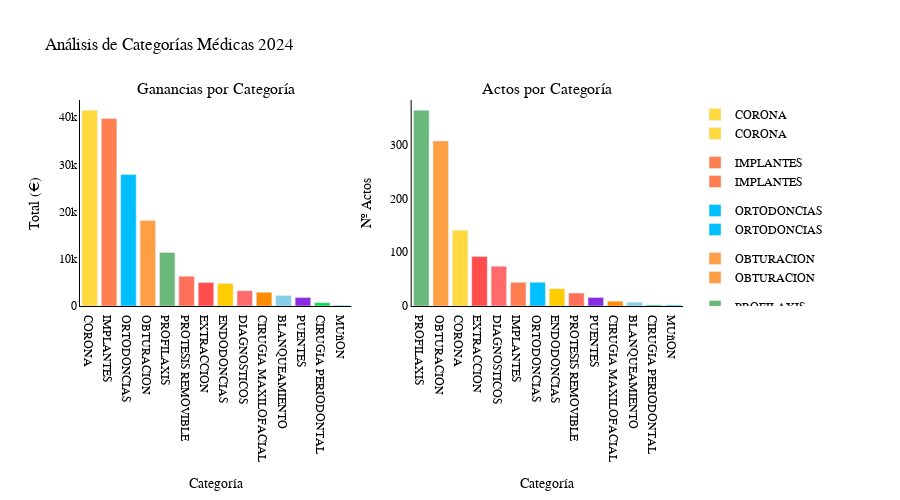

The cell this chart's notebook holds for it:
### Code cell
#COMPARATIVA NUMERO DE ACTOS Y GANANCIAS TOTALES SEGUN CATEGORIA MEDICA

### Figure 1 — Plotly figure (JSON) as saved in the notebook; plotly's stock layout.template omitted (floating-point values rounded to 4 significant figures)
{"data": [{"hovertemplate": "Categoría=%{x}<br>Total (€)=%{y}<extra></extra>", "legendgroup": "CORONA", "marker": {"color": "#FFD93D", "pattern": {"shape": ""}}, "name": "CORONA", "orientation": "v", "showlegend": true, "textposition": "auto", "type": "bar", "x": ["CORONA"], "xaxis": "x", "y": [41475], "yaxis": "y"}, {"hovertemplate": "Categoría=%{x}<br>Total (€)=%{y}<extra></extra>", "legendgroup": "IMPLANTES", "marker": {"color": "#FF7F50", "pattern": {"shape": ""}}, "name": "IMPLANTES", "orientation": "v", "showlegend": true, "textposition": "auto", "type": "bar", "x": ["IMPLANTES"], "xaxis": "x", "y": [39750], "yaxis": "y"}, {"hovertemplate": "Categoría=%{x}<br>Total (€)=%{y}<extra></extra>", "legendgroup": "ORTODONCIAS", "marker": {"color": "#00BFFF", "pattern": {"shape": ""}}, "name": "ORTODONCIAS", "orientation": "v", "showlegend": true, "textposition": "auto", "type": "bar", "x": ["ORTODONCIAS"], "xaxis": "x", "y": [27849], "yaxis": "y"}, {"hovertemplate": "Categoría=%{x}<br>Total (€)=%{y}<extra></extra>", "legendgroup": "OBTURACION", "marker": {"color": "#FF9F43", "pattern": {"shape": ""}}, "name": "OBTURACION", "orientation": "v", "showlegend": true, "textposition": "auto", "type": "bar", "x": ["OBTURACION"], "xaxis": "x", "y": [18143], "yaxis": "y"}, {"hovertemplate": "Categoría=%{x}<br>Total (€)=%{y}<extra></extra>", "legendgroup": "PROFILAXIS", "marker": {"color": "#6BB97A", "pattern": {"shape": ""}}, "name": "PROFILAXIS", "orientation": "v", "showlegend": true, "textposition": "auto", "type": "bar", "x": ["PROFILAXIS"], "xaxis": "x", "y": [11331], "yaxis": "y"}, {"hovertemplate": "Categoría=%{x}<br>Total (€)=%{y}<extra></extra>", "legendgroup": "PROTESIS REMOVIBLE", "marker": {"color": "#FF6F59", "pattern": {"shape": ""}}, "name": "PROTESIS REMOVIBLE", "orientation": "v", "showlegend": true, "textposition": "auto", "type": "bar", "x": ["PROTESIS REMOVIBLE"], "xaxis": "x", "y": [6298], "yaxis": "y"}, {"hovertemplate": "Categoría=%{x}<br>Total (€)=%{y}<extra></extra>", "legendgroup": "EXTRACCION", "marker": {"color": "#FF4D4D", "pattern": {"shape": ""}}, "name": "EXTRACCION", "orientation": "v", "showlegend": true, "textposition": "auto", "type": "bar", "x": ["EXTRACCION"], "xaxis": "x", "y": [4998], "yaxis": "y"}, {"hovertemplate": "Categoría=%{x}<br>Total (€)=%{y}<extra></extra>", "legendgroup": "ENDODONCIAS", "marker": {"color": "#FFCD00", "pattern": {"shape": ""}}, "name": "ENDODONCIAS", "orientation": "v", "showlegend": true, "textposition": "auto", "type": "bar", "x": ["ENDODONCIAS"], "xaxis": "x", "y": [4793], "yaxis": "y"}, {"hovertemplate": "Categoría=%{x}<br>Total (€)=%{y}<extra></extra>", "legendgroup": "DIAGNOSTICOS", "marker": {"color": "#FF6B6B", "pattern": {"shape": ""}}, "name": "DIAGNOSTICOS", "orientation": "v", "showlegend": true, "textposition": "auto", "type": "bar", "x": ["DIAGNOSTICOS"], "xaxis": "x", "y": [3248], "yaxis": "y"}, {"hovertemplate": "Categoría=%{x}<br>Total (€)=%{y}<extra></extra>", "legendgroup": "CIRUGIA MAXILOFACIAL", "marker": {"color": "#FF8C00", "pattern": {"shape": ""}}, "name": "CIRUGIA MAXILOFACIAL", "orientation": "v", "showlegend": true, "textposition": "auto", "type": "bar", "x": ["CIRUGIA MAXILOFACIAL"], "xaxis": "x", "y": [2900], "yaxis": "y"}, {"hovertemplate": "Categoría=%{x}<br>Total (€)=%{y}<extra></extra>", "legendgroup": "BLANQUEAMIENTO", "marker": {"color": "#87CEEB", "pattern": {"shape": ""}}, "name": "BLANQUEAMIENTO", "orientation": "v", "showlegend": true, "textposition": "auto", "type": "bar", "x": ["BLANQUEAMIENTO"], "xaxis": "x", "y": [2210], "yaxis": "y"}, {"hovertemplate": "Categoría=%{x}<br>Total (€)=%{y}<extra></extra>", "legendgroup": "PUENTES", "marker": {"color": "#8A2BE2", "pattern": {"shape": ""}}, "name": "PUENTES", "orientation": "v", "showlegend": true, "textposition": "auto", "type": "bar", "x": ["PUENTES"], "xaxis": "x", "y": [1785], "yaxis": "y"}, {"hovertemplate": "Categoría=%{x}<br>Total (€)=%{y}<extra></extra>", "legendgroup": "CIRUGIA PERIODONTAL", "marker": {"color": "#06DD51", "pattern": {"shape": ""}}, "name": "CIRUGIA PERIODONTAL", "orientation": "v", "showlegend": true, "textposition": "auto", "type": "bar", "x": ["CIRUGIA PERIODONTAL"], "xaxis": "x", "y": [700], "yaxis": "y"}, {"hovertemplate": "Categoría=%{x}<br>Total (€)=%{y}<extra></extra>", "legendgroup": "MUñON", "marker": {"color": "#19d3f3", "pattern": {"shape": ""}}, "name": "MUñON", "orientation": "v", "showlegend": true, "textposition": "auto", "type": "bar", "x": ["MUñON"], "xaxis": "x", "y": [150], "yaxis": "y"}, {"hovertemplate": "Categoría=%{x}<br>Nº Actos=%{y}<extra></extra>", "legendgroup": "PROFILAXIS", "marker": {"color": "#6BB97A", "pattern": {"shape": ""}}, "name": "PROFILAXIS", "orientation": "v", "showlegend": true, "textposition": "auto", "type": "bar", "x": ["PROFILAXIS"], "xaxis": "x2", "y": [364], "yaxis": "y2"}, {"hovertemplate": "Categoría=%{x}<br>Nº Actos=%{y}<extra></extra>", "legendgroup": "OBTURACION", "marker": {"color": "#FF9F43", "pattern": {"shape": ""}}, "name": "OBTURACION", "orientation": "v", "showlegend": true, "textposition": "auto", "type": "bar", "x": ["OBTURACION"], "xaxis": "x2", "y": [307], "yaxis": "y2"}, {"hovertemplate": "Categoría=%{x}<br>Nº Actos=%{y}<extra></extra>", "legendgroup": "CORONA", "marker": {"color": "#FFD93D", "pattern": {"shape": ""}}, "name": "CORONA", "orientation": "v", "showlegend": true, "textposition": "auto", "type": "bar", "x": ["CORONA"], "xaxis": "x2", "y": [141], "yaxis": "y2"}, {"hovertemplate": "Categoría=%{x}<br>Nº Actos=%{y}<extra></extra>", "legendgroup": "EXTRACCION", "marker": {"color": "#FF4D4D", "pattern": {"shape": ""}}, "name": "EXTRACCION", "orientation": "v", "showlegend": true, "textposition": "auto", "type": "bar", "x": ["EXTRACCION"], "xaxis": "x2", "y": [92], "yaxis": "y2"}, {"hovertemplate": "Categoría=%{x}<br>Nº Actos=%{y}<extra></extra>", "legendgroup": "DIAGNOSTICOS", "marker": {"color": "#FF6B6B", "pattern": {"shape": ""}}, "name": "DIAGNOSTICOS", "orientation": "v", "showlegend": true, "textposition": "auto", "type": "bar", "x": ["DIAGNOSTICOS"], "xaxis": "x2", "y": [74], "yaxis": "y2"}, {"hovertemplate": "Categoría=%{x}<br>Nº Actos=%{y}<extra></extra>", "legendgroup": "IMPLANTES", "marker": {"color": "#FF7F50", "pattern": {"shape": ""}}, "name": "IMPLANTES", "orientation": "v", "showlegend": true, "textposition": "auto", "type": "bar", "x": ["IMPLANTES"], "xaxis": "x2", "y": [44], "yaxis": "y2"}, {"hovertemplate": "Categoría=%{x}<br>Nº Actos=%{y}<extra></extra>", "legendgroup": "ORTODONCIAS", "marker": {"color": "#00BFFF", "pattern": {"shape": ""}}, "name": "ORTODONCIAS", "orientation": "v", "showlegend": true, "textposition": "auto", "type": "bar", "x": ["ORTODONCIAS"], "xaxis": "x2", "y": [44], "yaxis": "y2"}, {"hovertemplate": "Categoría=%{x}<br>Nº Actos=%{y}<extra></extra>", "legendgroup": "ENDODONCIAS", "marker": {"color": "#FFCD00", "pattern": {"shape": ""}}, "name": "ENDODONCIAS", "orientation": "v", "showlegend": true, "textposition": "auto", "type": "bar", "x": ["ENDODONCIAS"], "xaxis": "x2", "y": [32], "yaxis": "y2"}, {"hovertemplate": "Categoría=%{x}<br>Nº Actos=%{y}<extra></extra>", "legendgroup": "PROTESIS REMOVIBLE", "marker": {"color": "#FF6F59", "pattern": {"shape": ""}}, "name": "PROTESIS REMOVIBLE", "orientation": "v", "showlegend": true, "textposition": "auto", "type": "bar", "x": ["PROTESIS REMOVIBLE"], "xaxis": "x2", "y": [24], "yaxis": "y2"}, {"hovertemplate": "Categoría=%{x}<br>Nº Actos=%{y}<extra></extra>", "legendgroup": "PUENTES", "marker": {"color": "#8A2BE2", "pattern": {"shape": ""}}, "name": "PUENTES", "orientation": "v", "showlegend": true, "textposition": "auto", "type": "bar", "x": ["PUENTES"], "xaxis": "x2", "y": [16], "yaxis": "y2"}, {"hovertemplate": "Categoría=%{x}<br>Nº Actos=%{y}<extra></extra>", "legendgroup": "CIRUGIA MAXILOFACIAL", "marker": {"color": "#FF8C00", "pattern": {"shape": ""}}, "name": "CIRUGIA MAXILOFACIAL", "orientation": "v", "showlegend": true, "textposition": "auto", "type": "bar", "x": ["CIRUGIA MAXILOFACIAL"], "xaxis": "x2", "y": [9], "yaxis": "y2"}, {"hovertemplate": "Categoría=%{x}<br>Nº Actos=%{y}<extra></extra>", "legendgroup": "BLANQUEAMIENTO", "marker": {"color": "#87CEEB", "pattern": {"shape": ""}}, "name": "BLANQUEAMIENTO", "orientation": "v", "showlegend": true, "textposition": "auto", "type": "bar", "x": ["BLANQUEAMIENTO"], "xaxis": "x2", "y": [7], "yaxis": "y2"}, {"hovertemplate": "Categoría=%{x}<br>Nº Actos=%{y}<extra></extra>", "legendgroup": "CIRUGIA PERIODONTAL", "marker": {"color": "#06DD51", "pattern": {"shape": ""}}, "name": "CIRUGIA PERIODONTAL", "orientation": "v", "showlegend": true, "textposition": "auto", "type": "bar", "x": ["CIRUGIA PERIODONTAL"], "xaxis": "x2", "y": [2], "yaxis": "y2"}, {"hovertemplate": "Categoría=%{x}<br>Nº Actos=%{y}<extra></extra>", "legendgroup": "MUñON", "marker": {"color": "#19d3f3", "pattern": {"shape": ""}}, "name": "MUñON", "orientation": "v", "showlegend": true, "textposition": "auto", "type": "bar", "x": ["MUñON"], "xaxis": "x2", "y": [2], "yaxis": "y2"}], "layout": {"annotations": [{"font": {"size": 16}, "showarrow": false, "text": "Ganancias por Categoría", "x": 0.225, "xanchor": "center", "xref": "paper", "y": 1, "yanchor": "bottom", "yref": "paper"}, {"font": {"size": 16}, "showarrow": false, "text": "Actos por Categoría", "x": 0.775, "xanchor": "center", "xref": "paper", "y": 1, "yanchor": "bottom", "yref": "paper"}], "font": {"color": "black", "family": "Oswald"}, "height": 500, "paper_bgcolor": "white", "plot_bgcolor": "white", "showlegend": true, "title": {"font": {"color": "black"}, "text": "Análisis de Categorías Médicas 2024"}, "xaxis": {"anchor": "y", "domain": [0, 0.45], "linecolor": "black", "linewidth": 1, "showline": true, "tickfont": {"color": "black"}, "title": {"text": "Categoría"}}, "xaxis2": {"anchor": "y2", "domain": [0.55, 1], "linecolor": "black", "linewidth": 1, "showline": true, "tickfont": {"color": "black"}, "title": {"text": "Categoría"}}, "yaxis": {"anchor": "x", "domain": [0, 1], "linecolor": "black", "linewidth": 1, "showline": true, "tickfont": {"color": "black"}, "title": {"text": "Total (€)"}}, "yaxis2": {"anchor": "x2", "domain": [0, 1], "linecolor": "black", "linewidth": 1, "showline": true, "tickfont": {"color": "black"}, "title": {"text": "Nº Actos"}}}}
